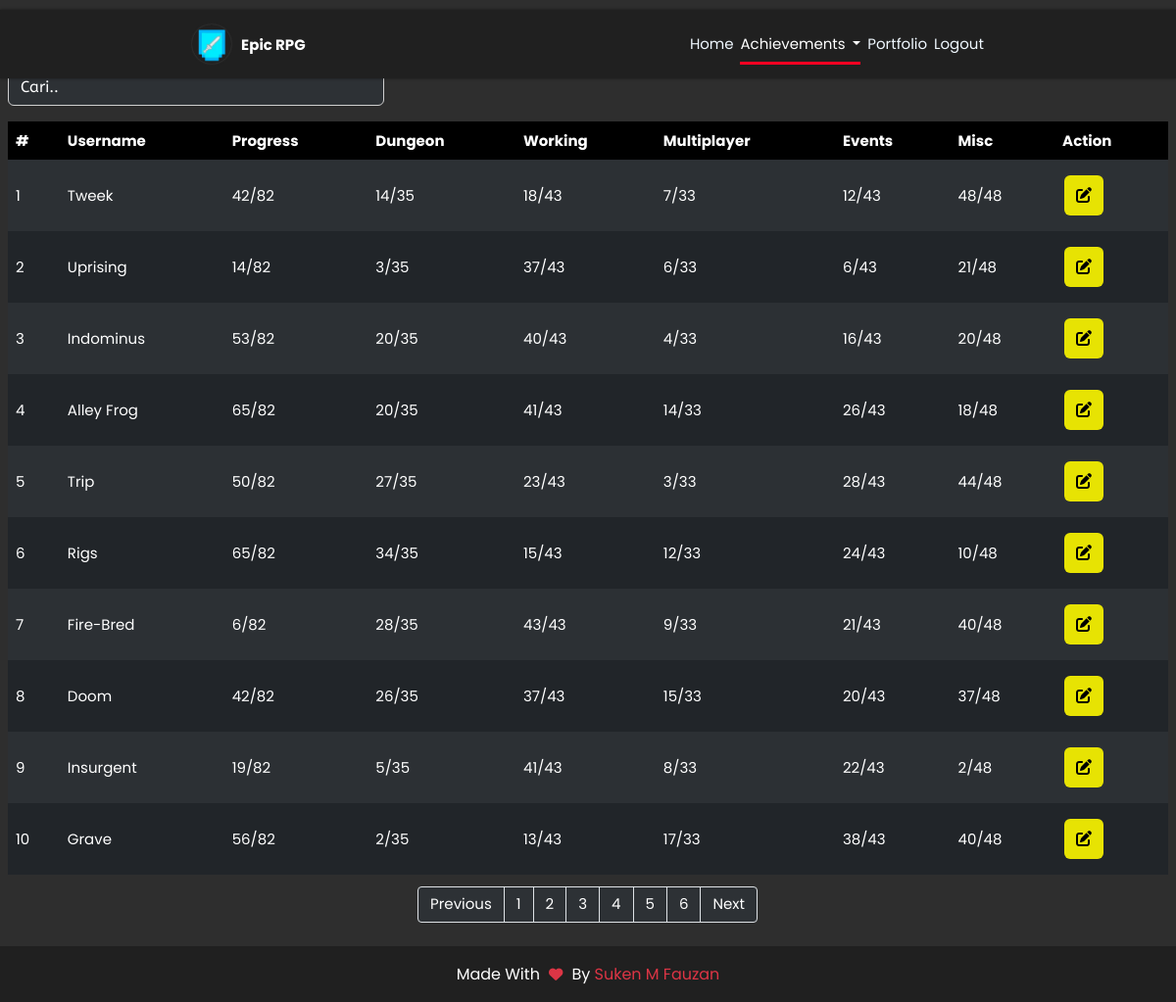
/php/achievements/achievements.php (signed in), run on the app's committed database.
### tables this page shows
CREATE TABLE `player` (
  `id_player` int(11) NOT NULL,
  `username` varchar(255) NOT NULL,
  `id_profile` int(11) NOT NULL,
  `id_inventory` int(11) NOT NULL,
  `id_bank` int(11) NOT NULL,
  `id_professions` int(11) NOT NULL,
  `id_horse` int(11) NOT NULL,
  `id_quest` int(11) NOT NULL,
  `id_achievements` int(11) NOT NULL
);

CREATE TABLE `achievements` (
  `id_achievements` int(11) NOT NULL,
  `progress` varchar(255) NOT NULL,
  `dungeon` varchar(255) NOT NULL,
  `working` varchar(255) NOT NULL,
  `multiplayer` varchar(255) NOT NULL,
  `events` varchar(255) NOT NULL,
  `misc` varchar(255) NOT NULL
);

### php/functions.php (called while the page is built, shortened)
<?php
$conn = mysqli_connect('localhost', 'root', '', 'epic_rpg');
function query($sql)
{
    global $conn;
    $result = mysqli_query($conn, $sql);
    $rows = [];
    while ($row = mysqli_fetch_assoc($result)) {
        $rows[] = $row;
    }
    return $rows;
}

### php/achievements/achievements.php (the view, shortened to what this page needs)
<?php
require '../functions.php';
$jumlahdataperhalaman = 10;
$totaldata = count(query('SELECT * FROM achievements'));
$jumlahhalaman = ceil($totaldata / $jumlahdataperhalaman);
$halaman = isset($_GET['halaman']) ? (int) $_GET['halaman'] : 1;
$Previous = $halaman - 1;
$Next = $halaman + 1;
$halamanawal =
    $halaman > 1 ? $halaman * $jumlahdataperhalaman - $jumlahdataperhalaman : 0;
$achievements = $conn->query(
    'SELECT player.id_player, player.username, achievements.* FROM achievements, player WHERE achievements.id_achievements = player.id_achievements ORDER BY achievements.id_achievements ASC LIMIT ' .
        $halamanawal .
        ',' .
        $jumlahdataperhalaman
);
?>
<!DOCTYPE html>
<html lang="en">
<head>
    <link rel="stylesheet" href="../../assets/style/table.css" />
    <link rel="stylesheet" href="../../assets/style/balloon.css" />
    <link rel="stylesheet" href="../../assets/sweetalert/sweetalert2.min.css">
</head>
<body class="p-2 hidden">
    <nav class="navbar">
      <a href="../../index.php" class="logo">
        <img src="../../assets/img/erpg.webp" alt="logo" style="width: 40px; height: 40px" />
        <h4>Epic RPG</h4>
      </a>
      <ul>
        <li><a href="../../index.php">Home</a></li>
        <li class="nav-item dropdown">
          <a class="nav-link dropdown-toggle active" href="" role="button" data-bs-toggle="dropdown" aria-expanded="false"> Achievements </a>
        </li>
        <li><a href="../../Portfolio/index.php">Portfolio</a></li>
        <li>
         <?php if (isset($_SESSION['username'])) { ?>
            <a href="../logout.php">Logout</a>
          <?php } else { ?>
          <a href="php/login.php" aria-label="Login" data-balloon-pos="right" id="login-icon"><i class="fa-solid fa-right-to-bracket"></i></a>
          <?php } ?>
        </li>
      </ul>
    </nav>
    <section class="content" id="content">
        <marquee behavior="alternate" direction=""><h1>Achievements User Epic RPG</h1></marquee>
        <input class="" width="30" type="search" autofocus="" placeholder="Cari.." autocomplete="off" id="keyword" name="keyword" style="margin-bottom: 1rem;">
        <?php $no = $halamanawal + 1;
?>
        <div id="container1">
            <table class="" cellpadding="15" cellspacing="0" id="data-table" class="data-table">
                <thead>
                    <tr class="">
                        <th>#</th>
                        <th>Username</th>
                        <th>Progress</th>
                        <th>Dungeon</th>
                        <th>Working</th>
                        <th>Multiplayer</th>
                        <th>Events</th>
                        <th>Misc</th>
                        <th>Action</th>
                    </tr>
                </thead>
                <?php while ($show = mysqli_fetch_array($achievements)) { ?>
                        <tr id="<?= $show['id_player'] ?>">
                            <td><?= $no++ ?></td>
                            <td id="username"><?= $show['username'] ?></td>
                            <td id="progress"><?= $show['progress'] ?>/82</td>
                                <td id="dungeon"><?= $show['dungeon'] ?>/35</td>
                                <td id="working"><?= $show['working'] ?>/43</td>
                                <td id="multiplayer"><?= $show[
                                    'multiplayer'
                                ] ?>/33</td>
                                <td id="events"><?= $show['events'] ?>/43</td>
                                <td id="misc"><?= $show['misc'] ?>/48</td>
                            <td>
                                <button class="tbl-edit" id="tbl-edit" name="button" data-bs-toggle="modal" data-bs-target="#modalEdit"><i class="fa-sharp fa-solid fa-pen-to-square"></i></button>
                            </td>
                        </tr>
                    <?php } ?>
            </table>
        </div>
    </section>
    <div class="pagination-flex">
        <div class="pagination">
                <ul class="page-list">
                <li class="page-item">
                    <a class="page-link" <?php if ($halaman > 1) {
                        echo "href='?halaman=$Previous'";
                    } ?>>Previous</a>
                    </li>
                    <?php for ($i = 1; $i <= $jumlahhalaman; $i++): ?>
                        <li class="page-item"><a class="page-link" href="?halaman=<?= $i ?>"><?= $i ?></a></li>
                    <?php endfor; ?>
                    <li class="page-item">
                        <a  class="page-link" <?php if (
                            $halaman < $jumlahhalaman
                        ) {
                            echo "href='?halaman=$Next'";
                        } ?>>Next</a>
                    </li>
                </ul>
            </div>
    </div>
    <footer class="footer">
      <h1 class="credit">Made with <i class="fa fa-heart pulse"></i> by <a href="https://github.com/KenZundera"> Suken M Fauzan</a></h1>
    </footer>
</body>
</html>

### assets/style/table.css (style rules this page uses)
html { max-width: 200%; overflow: unset; }
html, * { margin: 0; padding: 0; box-sizing: border-box; text-transform: capitalize; text-decoration: none; outline: none; transition: all 0.3s; scroll-behavior: smooth; font-family: "Poppins", "AbeeZee", sans-serif; }
body { font-family: "Poppins", "AbeeZee", sans-serif; background-color: #2e2e2e; font-size: 15px; max-width: 100%; height: 100%; }
section.content { padding: 0 0.5rem; }
nav { background-color: #202020; display: flex; width: 100%; justify-content: space-around; padding: 10px 0; box-shadow: 0px 0px 3px rgba(0, 0, 0, 0.5); position: fixed; z-index: 100; }
a.logo { display: flex; text-decoration: none; margin-top: 5px; }
nav .logo img { border-radius: 50%; box-shadow: 0px 0px 2px #444; }
nav .logo h4 { color: white; padding-left: 10px; line-height: 41px; }
nav ul { display: flex; list-style: none; width: 25%; justify-content: space-between; line-height: 50px; }
nav ul li a { text-decoration: none; color: aliceblue; transition: 0.2s; }
nav ul li a.active { color: #ffffff; border-bottom: 0.2rem solid #ff0022; padding: 0.5rem 0; }
.dropup, .dropend, .dropdown, .dropstart, .dropup-center, .dropdown-center { position: relative; }
.dropdown-toggle { white-space: nowrap; }
.dropdown-toggle::after { display: inline-block; margin-left: 0.255em; vertical-align: 0.255em; content: ""; border-top: 0.3em solid; border-right: 0.3em solid transparent; border-bottom: 0; border-left: 0.3em solid transparent; }
table { width: 100%; color: #fff; margin-bottom: 0.75rem; }
table tr { border: 1px solid #000; }
table tr th { text-align: left; padding: 8px; height: 25px; }
table tr td { text-align: left; padding: 8px; }
#keyword { background-color: #2d3135; color: #fff; border: 1px solid rgb(207, 207, 207); border-radius: 0.375rem; padding: 6px 12px 6px 12px; width: 300px; margin: 0px 4px 0px 16px; font-size: 1rem; font-weight: normal; line-height: 1.5; transition: border-color 0.15s ease-in-out, box-shadow 0.15s ease-in-out; }
#keyword::placeholder { color: #fff; font-family: "AbeeZee"; }
.tbl-edit { background-color: #e7e303; border: none; color: rgb(0, 0, 0); padding: 8px 12px; text-align: center; text-decoration: none; display: inline-block; font-size: 16px; margin: 8px 2px; cursor: pointer; border-radius: 0.375rem; }
.pagination { display: inline-block; box-sizing: border-box; }
.page-item:first-child .page-link { margin-left: 0; border-top-left-radius: 0.25rem; border-bottom-left-radius: 0.25rem; box-sizing: border-box; }
.page-item:last-child .page-link { margin-left: 0; border-top-right-radius: 0.25rem; border-bottom-right-radius: 0.25rem; box-sizing: border-box; }
.pagination .page-list { display: flex; padding-left: 0; list-style: none; border-radius: 0.25rem; flex-direction: row; flex-wrap: nowrap; box-sizing: border-box; }
.pagination .page-list .page-link { position: relative; display: block; padding: 0.5rem 0.75rem; margin-left: -1px; line-height: 1.25; color: #ffffff; background-color: #2d3135; border: 1px solid #dee2e6; text-decoration: none; box-sizing: border-box; }
.pagination-flex { display: flex; flex-direction: row; flex-wrap: nowrap; justify-content: center; align-items: center; align-content: stretch; margin-bottom: 1.5rem; }
.footer { min-height: auto; padding: 0rem 16%; background-color: #202020; }
.footer .credit { padding: 1rem 0 1rem 0; text-align: center; font-size: 1rem; font-weight: 400; color: #fff; }
.footer .credit i { font-size: 0.9rem; }
.footer .credit a { color: #dc3545; }
.footer .fa { color: #dc3545; margin: 0 0.3rem; font-size: 1.5rem; animation: pound 0.35s infinite alternate; }

### assets/style/balloon.css (style rules this page uses)
:root { --balloon-border-radius: 2px; --balloon-color: rgba(87, 87, 87, 0.95); --balloon-text-color: #fff; --balloon-font-size: 12px; --balloon-move: 4px; }

### php/achievements/achievements.php (style rules this page uses)
table thead tr th { background-color: #000; color: #fff; }
table tr:nth-child(even) { background-color: #212529; }
table tr:nth-child(odd) { background-color: #2c3034; }
h1 { font-size: 2.5rem; color: #fff; font-weight: bold; margin-top: 10px; }
#keyword { margin: 0px 0px 1rem 0px; width: 24rem; }

### data on the page
player: username "Tweek", id_achievements.progress "42", id_achievements.dungeon "14", id_achievements.working "18", id_achievements.multiplayer "7", id_achievements.events "12", id_achievements.misc "48"
player: username "Uprising", id_achievements.progress "14", id_achievements.dungeon "3", id_achievements.working "37", id_achievements.multiplayer "6", id_achievements.events "6", id_achievements.misc "21"
player: username "Indominus", id_achievements.progress "53", id_achievements.dungeon "20", id_achievements.working "40", id_achievements.multiplayer "4", id_achievements.events "16", id_achievements.misc "20"
player: username "Alley Frog", id_achievements.progress "65", id_achievements.dungeon "20", id_achievements.working "41", id_achievements.multiplayer "14", id_achievements.events "26", id_achievements.misc "18"
player: username "Trip", id_achievements.progress "50", id_achievements.dungeon "27", id_achievements.working "23", id_achievements.multiplayer "3", id_achievements.events "28", id_achievements.misc "44"
player: username "Rigs", id_achievements.progress "65", id_achievements.dungeon "34", id_achievements.working "15", id_achievements.multiplayer "12", id_achievements.events "24", id_achievements.misc "10"
player: username "Fire-Bred", id_achievements.progress "6", id_achievements.dungeon "28", id_achievements.working "43", id_achievements.multiplayer "9", id_achievements.events "21", id_achievements.misc "40"
player: username "Doom", id_achievements.progress "42", id_achievements.dungeon "26", id_achievements.working "37", id_achievements.multiplayer "15", id_achievements.events "20", id_achievements.misc "37"
player: username "Insurgent", id_achievements.progress "19", id_achievements.dungeon "5", id_achievements.working "41", id_achievements.multiplayer "8", id_achievements.events "22", id_achievements.misc "2"
player: username "Grave", id_achievements.progress "56", id_achievements.dungeon "2", id_achievements.working "13", id_achievements.multiplayer "17", id_achievements.events "38", id_achievements.misc "40"
